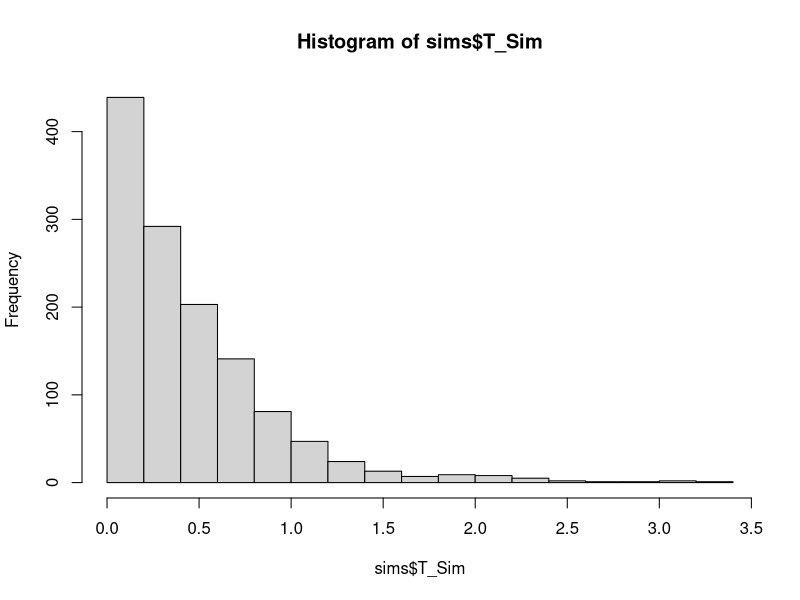
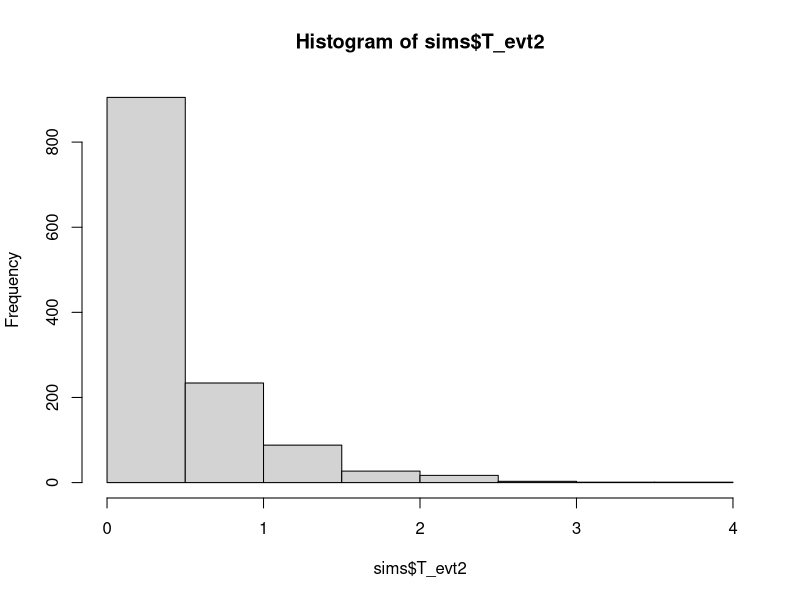
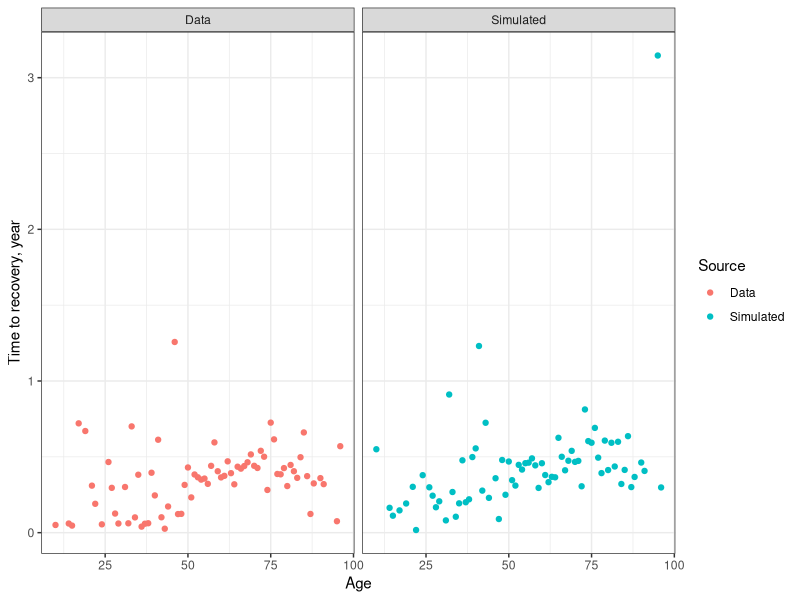
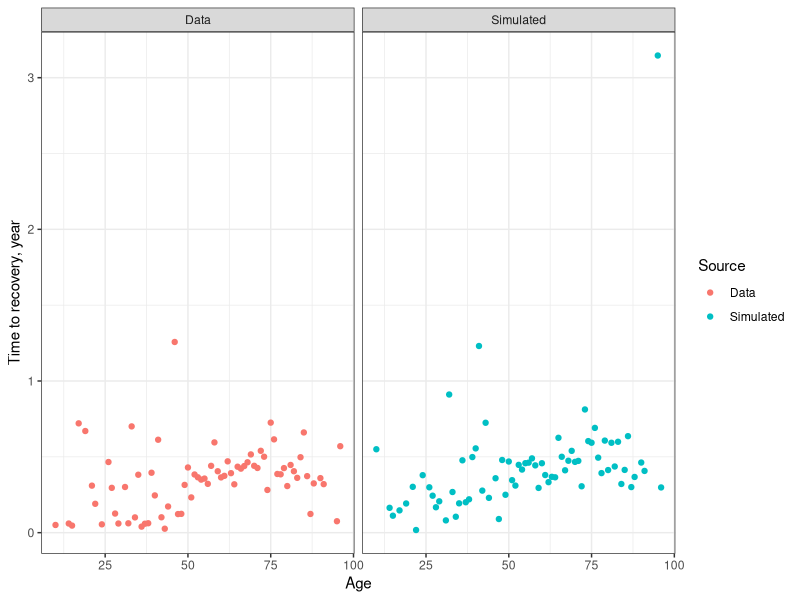

Generate these figures, in order, with R:
library(tidyverse)

theme_set(theme_bw())




dat <- read_csv(here::here("data", "tte_uk.csv")) %>% 
  filter(T_evt2 > 0)


pars_tte <- read_csv(here::here("posteriors", "post_time2zero_age.csv")) %>% 
  mutate(Key = 1:n())


sims <- dat %>% 
  mutate(
    Key = sample(pars_tte$Key, n(), rep = T)
  ) %>% 
  left_join(pars_tte) %>% 
  mutate(
    rate = (r0 * exp(Age * ba1)),
    T_Sim = rexp(n(), rate)
  )


hist(sims$T_Sim)
hist(sims$T_evt2)

g_tte <- sims %>% 
  group_by(Age) %>% 
  summarise(
    Data = mean(T_evt2),
    Simulated = mean(T_Sim)
  ) %>% 
  pivot_longer(-Age, names_to = "Source") %>% 
  ggplot() +
  geom_point(aes(x = Age, y = value, colour = Source)) +
  scale_y_continuous("Time to recovery, year") +
  facet_grid(.~Source)

g_tte

ggsave(g_tte, filename = here::here("docs", "figs", "g_sim_tte.png"), width = 7, height = 4)


